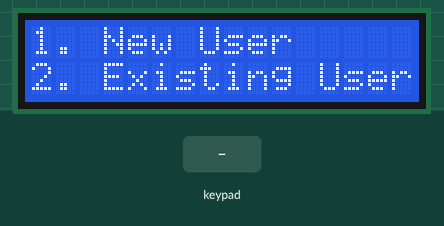
A sketch run on a simulated Arduino Uno, built with avr-gcc and run on an emulated ATmega328P. On the bench: 16×2 character LCD. The inputs (shaded band) are chosen by the test bench.

Above: at 1.2 s.
1.3 s: keypad keys 2 3 4 5 pressed 0.4 s apart
At 3.9 s:
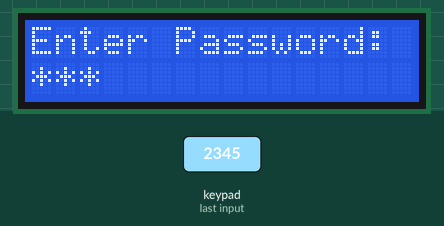
4.4 s: key '1' pressed
At 6.1 s:
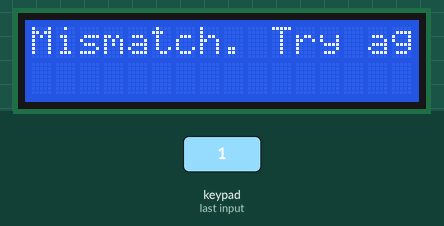
7.4 s: key '2' pressed
At 8.6 s:
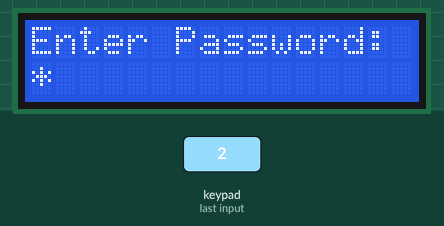
8.9 s: key '3' pressed
At 9.8 s:
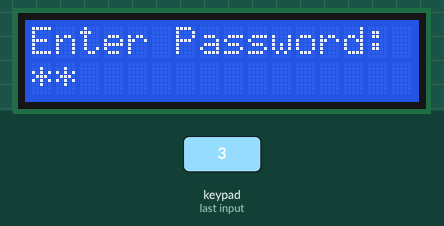
Timing chart, 0 to 11.4 s (numbered marks = the images above; inputs shaded):
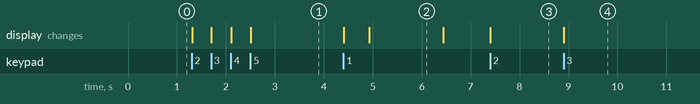

The sketch:

sketch.ino
```cpp
#include <LiquidCrystal_I2C.h>
#include <Keypad.h>

LiquidCrystal_I2C lcd(0x27, 16, 2);

const byte ROWS = 4;
const byte COLS = 4;
char keys[ROWS][COLS] = {
  {'1','2','3','A'},
  {'4','5','6','B'},
  {'7','8','9','C'},
  {'*','0','#','D'}
};

byte rowPins[ROWS] = {2,3,4,5};
byte colPins[COLS] = {6,7,8,12};
Keypad keypad = Keypad(makeKeymap(keys), rowPins, colPins, ROWS, COLS);

String storedPassword = "";
int attempts = 0;

void setup() {
  lcd.init();
  lcd.backlight();
  showMenu();
}

void loop() {
  char key = keypad.getKey();

  if (key == '1') {
    newUserFlow();
  } else if (key == '2') {
    existingUserFlow();
  }
}

void showMenu() {
  lcd.clear();
  lcd.setCursor(0, 0);
  lcd.print("1. New User");
  lcd.setCursor(0, 1);
  lcd.print("2. Existing User");
  attempts = 0;
}

void newUserFlow() {
  String pass1 = enterPassword("Set Password:");
  String pass2 = enterPassword("Re-enter Pass:");

  if (pass1 == pass2 && pass1.length() == 4) {
    storedPassword = pass1;
    lcd.clear();
    lcd.print("Password Set!");
    delay(2000);
    lcd.clear();
    lcd.print("Enter Password:");
  } else {
    lcd.clear();
    lcd.print("Mismatch. Try again.");
    delay(2000);
    showMenu();
  }
}

void existingUserFlow() {
  String input = enterPassword("Enter Password:");

  if (input == storedPassword) {
    lcd.clear();
    lcd.print("Access Granted!");
    delay(2000);
    showMenu();
  } else {
    attempts++;
    lcd.clear();
    lcd.print("Mismatch. Try again.");
    delay(1500);

    if (attempts >= 3) {
      showMenu();
    } else {
      existingUserFlow();
    }
  }
}

String enterPassword(String prompt) {
  lcd.clear();
  lcd.print(prompt);
  lcd.setCursor(0, 1);
  String password = "";

  while (password.length() < 4) {
    char key = keypad.getKey();
    if (key && key >= '0' && key <= '9') {
      password += key;
      lcd.print("*");
    }
  }

  delay(500);
  return password;
}
```

Measured:
- after the input at 1.3 s, the display: first changes at once (image 1 shows a later state)
- after the input at 4.4 s, the display: first changes at once (image 2 shows a later state)
- after the input at 7.4 s, the display: changes at once (image 3)
- after the input at 8.9 s, the display: changes at once (image 4)
- what the display in image 2 shows lasts 1.5 s, from 4.9 s to 6.4 s
